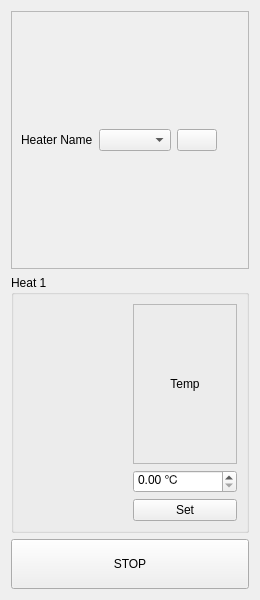
<?xml version="1.0" encoding="UTF-8"?>
<ui version="4.0">
 <class>Form</class>
 <widget class="QWidget" name="Form">
  <property name="geometry">
   <rect>
    <x>0</x>
    <y>0</y>
    <width>260</width>
    <height>600</height>
   </rect>
  </property>
  <property name="maximumSize">
   <size>
    <width>260</width>
    <height>600</height>
   </size>
  </property>
  <property name="windowTitle">
   <string>Form</string>
  </property>
  <layout class="QVBoxLayout" name="verticalLayout">
   <item>
    <widget class="QFrame" name="frame_2">
     <property name="frameShape">
      <enum>QFrame::StyledPanel</enum>
     </property>
     <property name="frameShadow">
      <enum>QFrame::Raised</enum>
     </property>
     <layout class="QHBoxLayout" name="horizontalLayout_3">
      <item>
       <widget class="QLabel" name="heatName">
        <property name="sizePolicy">
         <sizepolicy hsizetype="Preferred" vsizetype="Maximum">
          <horstretch>0</horstretch>
          <verstretch>0</verstretch>
         </sizepolicy>
        </property>
        <property name="text">
         <string>Heater Name</string>
        </property>
       </widget>
      </item>
      <item>
       <widget class="QComboBox" name="nameBox"/>
      </item>
      <item>
       <widget class="QPushButton" name="reloadBtn">
        <property name="text">
         <string/>
        </property>
        <property name="icon">
         <iconset theme="reload">
          <normaloff>../catkin_ws/src/nuice_gui/nuice_gpio_rqt/catkin_ws/src/nuice_gui/nuice_stepper_rqt/resource</normaloff>../catkin_ws/src/nuice_gui/nuice_gpio_rqt/catkin_ws/src/nuice_gui/nuice_stepper_rqt/resource</iconset>
        </property>
        <property name="iconSize">
         <size>
          <width>12</width>
          <height>12</height>
         </size>
        </property>
       </widget>
      </item>
      <item>
       <spacer name="horizontalSpacer_3">
        <property name="orientation">
         <enum>Qt::Horizontal</enum>
        </property>
        <property name="sizeType">
         <enum>QSizePolicy::Expanding</enum>
        </property>
        <property name="sizeHint" stdset="0">
         <size>
          <width>137</width>
          <height>0</height>
         </size>
        </property>
       </spacer>
      </item>
     </layout>
    </widget>
   </item>
   <item>
    <layout class="QHBoxLayout" name="horizontalLayout">
     <item>
      <widget class="QGroupBox" name="groupBox">
       <property name="title">
        <string>Heat 1</string>
       </property>
       <layout class="QHBoxLayout" name="horizontalLayout_2">
        <item>
         <widget class="QwtThermo" name="heat1Thermo">
          <property name="styleSheet">
           <string notr="true"/>
          </property>
          <property name="upperBound">
           <double>150.000000000000000</double>
          </property>
          <property name="scaleMaxMinor">
           <number>4</number>
          </property>
          <property name="alarmEnabled">
           <bool>true</bool>
          </property>
          <property name="alarmLevel">
           <double>100.000000000000000</double>
          </property>
          <property name="value">
           <double>150.000000000000000</double>
          </property>
         </widget>
        </item>
        <item>
         <layout class="QVBoxLayout" name="verticalLayout_2">
          <item>
           <widget class="QFrame" name="heat1Frame">
            <property name="sizePolicy">
             <sizepolicy hsizetype="Minimum" vsizetype="Minimum">
              <horstretch>0</horstretch>
              <verstretch>0</verstretch>
             </sizepolicy>
            </property>
            <property name="minimumSize">
             <size>
              <width>0</width>
              <height>0</height>
             </size>
            </property>
            <property name="baseSize">
             <size>
              <width>0</width>
              <height>0</height>
             </size>
            </property>
            <property name="frameShape">
             <enum>QFrame::StyledPanel</enum>
            </property>
            <property name="frameShadow">
             <enum>QFrame::Raised</enum>
            </property>
            <layout class="QVBoxLayout" name="verticalLayout_3">
             <item>
              <widget class="QLabel" name="heat1Temp">
               <property name="sizePolicy">
                <sizepolicy hsizetype="Minimum" vsizetype="Minimum">
                 <horstretch>0</horstretch>
                 <verstretch>0</verstretch>
                </sizepolicy>
               </property>
               <property name="text">
                <string>Temp</string>
               </property>
               <property name="alignment">
                <set>Qt::AlignCenter</set>
               </property>
              </widget>
             </item>
            </layout>
           </widget>
          </item>
          <item>
           <widget class="QDoubleSpinBox" name="heat1Spin">
            <property name="suffix">
             <string> ℃</string>
            </property>
            <property name="maximum">
             <double>200.000000000000000</double>
            </property>
            <property name="singleStep">
             <double>10.000000000000000</double>
            </property>
           </widget>
          </item>
          <item>
           <widget class="QPushButton" name="heat1SetBtn">
            <property name="text">
             <string>Set</string>
            </property>
           </widget>
          </item>
         </layout>
        </item>
       </layout>
      </widget>
     </item>
    </layout>
   </item>
   <item>
    <widget class="QPushButton" name="stopBtn">
     <property name="minimumSize">
      <size>
       <width>0</width>
       <height>50</height>
      </size>
     </property>
     <property name="text">
      <string>STOP</string>
     </property>
    </widget>
   </item>
  </layout>
 </widget>
 <customwidgets>
  <customwidget>
   <class>QwtThermo</class>
   <extends>QWidget</extends>
   <header>qwt_thermo.h</header>
  </customwidget>
 </customwidgets>
 <resources/>
 <connections/>
</ui>
